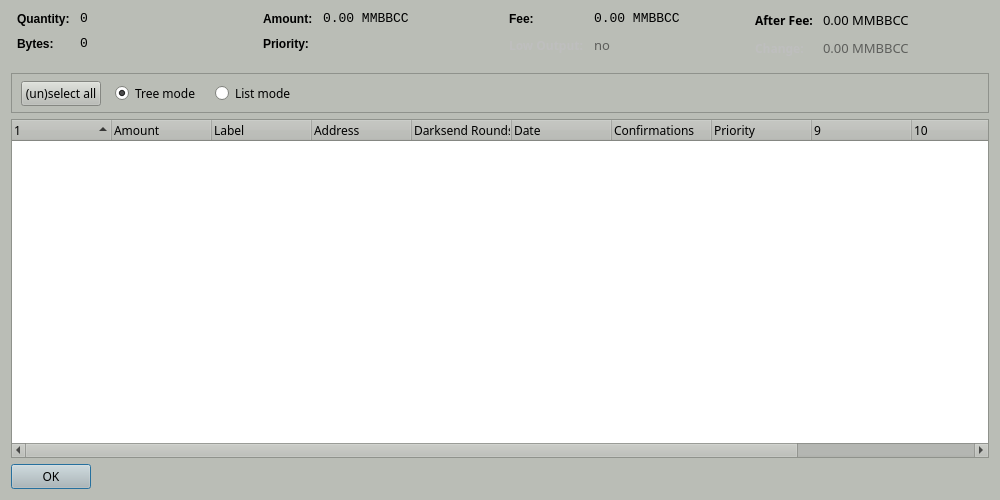
<?xml version="1.0" encoding="UTF-8"?>
<ui version="4.0">
 <class>CoinControlDialog</class>
 <widget class="QDialog" name="CoinControlDialog">
  <property name="geometry">
   <rect>
    <x>0</x>
    <y>0</y>
    <width>1000</width>
    <height>500</height>
   </rect>
  </property>
  <property name="palette">
   <palette>
    <active>
     <colorrole role="WindowText">
      <brush brushstyle="SolidPattern">
       <color alpha="255">
        <red>0</red>
        <green>0</green>
        <blue>0</blue>
       </color>
      </brush>
     </colorrole>
     <colorrole role="Button">
      <brush brushstyle="SolidPattern">
       <color alpha="255">
        <red>186</red>
        <green>189</green>
        <blue>182</blue>
       </color>
      </brush>
     </colorrole>
     <colorrole role="Light">
      <brush brushstyle="SolidPattern">
       <color alpha="255">
        <red>255</red>
        <green>255</green>
        <blue>255</blue>
       </color>
      </brush>
     </colorrole>
     <colorrole role="Midlight">
      <brush brushstyle="SolidPattern">
       <color alpha="255">
        <red>220</red>
        <green>222</green>
        <blue>218</blue>
       </color>
      </brush>
     </colorrole>
     <colorrole role="Dark">
      <brush brushstyle="SolidPattern">
       <color alpha="255">
        <red>93</red>
        <green>94</green>
        <blue>91</blue>
       </color>
      </brush>
     </colorrole>
     <colorrole role="Mid">
      <brush brushstyle="SolidPattern">
       <color alpha="255">
        <red>124</red>
        <green>126</green>
        <blue>121</blue>
       </color>
      </brush>
     </colorrole>
     <colorrole role="Text">
      <brush brushstyle="SolidPattern">
       <color alpha="255">
        <red>0</red>
        <green>0</green>
        <blue>0</blue>
       </color>
      </brush>
     </colorrole>
     <colorrole role="BrightText">
      <brush brushstyle="SolidPattern">
       <color alpha="255">
        <red>255</red>
        <green>255</green>
        <blue>255</blue>
       </color>
      </brush>
     </colorrole>
     <colorrole role="ButtonText">
      <brush brushstyle="SolidPattern">
       <color alpha="255">
        <red>0</red>
        <green>0</green>
        <blue>0</blue>
       </color>
      </brush>
     </colorrole>
     <colorrole role="Base">
      <brush brushstyle="SolidPattern">
       <color alpha="255">
        <red>255</red>
        <green>255</green>
        <blue>255</blue>
       </color>
      </brush>
     </colorrole>
     <colorrole role="Window">
      <brush brushstyle="SolidPattern">
       <color alpha="255">
        <red>186</red>
        <green>189</green>
        <blue>182</blue>
       </color>
      </brush>
     </colorrole>
     <colorrole role="Shadow">
      <brush brushstyle="SolidPattern">
       <color alpha="255">
        <red>0</red>
        <green>0</green>
        <blue>0</blue>
       </color>
      </brush>
     </colorrole>
     <colorrole role="AlternateBase">
      <brush brushstyle="SolidPattern">
       <color alpha="255">
        <red>220</red>
        <green>222</green>
        <blue>218</blue>
       </color>
      </brush>
     </colorrole>
     <colorrole role="ToolTipBase">
      <brush brushstyle="SolidPattern">
       <color alpha="255">
        <red>255</red>
        <green>255</green>
        <blue>220</blue>
       </color>
      </brush>
     </colorrole>
     <colorrole role="ToolTipText">
      <brush brushstyle="SolidPattern">
       <color alpha="255">
        <red>0</red>
        <green>0</green>
        <blue>0</blue>
       </color>
      </brush>
     </colorrole>
    </active>
    <inactive>
     <colorrole role="WindowText">
      <brush brushstyle="SolidPattern">
       <color alpha="255">
        <red>0</red>
        <green>0</green>
        <blue>0</blue>
       </color>
      </brush>
     </colorrole>
     <colorrole role="Button">
      <brush brushstyle="SolidPattern">
       <color alpha="255">
        <red>186</red>
        <green>189</green>
        <blue>182</blue>
       </color>
      </brush>
     </colorrole>
     <colorrole role="Light">
      <brush brushstyle="SolidPattern">
       <color alpha="255">
        <red>255</red>
        <green>255</green>
        <blue>255</blue>
       </color>
      </brush>
     </colorrole>
     <colorrole role="Midlight">
      <brush brushstyle="SolidPattern">
       <color alpha="255">
        <red>220</red>
        <green>222</green>
        <blue>218</blue>
       </color>
      </brush>
     </colorrole>
     <colorrole role="Dark">
      <brush brushstyle="SolidPattern">
       <color alpha="255">
        <red>93</red>
        <green>94</green>
        <blue>91</blue>
       </color>
      </brush>
     </colorrole>
     <colorrole role="Mid">
      <brush brushstyle="SolidPattern">
       <color alpha="255">
        <red>124</red>
        <green>126</green>
        <blue>121</blue>
       </color>
      </brush>
     </colorrole>
     <colorrole role="Text">
      <brush brushstyle="SolidPattern">
       <color alpha="255">
        <red>0</red>
        <green>0</green>
        <blue>0</blue>
       </color>
      </brush>
     </colorrole>
     <colorrole role="BrightText">
      <brush brushstyle="SolidPattern">
       <color alpha="255">
        <red>255</red>
        <green>255</green>
        <blue>255</blue>
       </color>
      </brush>
     </colorrole>
     <colorrole role="ButtonText">
      <brush brushstyle="SolidPattern">
       <color alpha="255">
        <red>0</red>
        <green>0</green>
        <blue>0</blue>
       </color>
      </brush>
     </colorrole>
     <colorrole role="Base">
      <brush brushstyle="SolidPattern">
       <color alpha="255">
        <red>255</red>
        <green>255</green>
        <blue>255</blue>
       </color>
      </brush>
     </colorrole>
     <colorrole role="Window">
      <brush brushstyle="SolidPattern">
       <color alpha="255">
        <red>186</red>
        <green>189</green>
        <blue>182</blue>
       </color>
      </brush>
     </colorrole>
     <colorrole role="Shadow">
      <brush brushstyle="SolidPattern">
       <color alpha="255">
        <red>0</red>
        <green>0</green>
        <blue>0</blue>
       </color>
      </brush>
     </colorrole>
     <colorrole role="AlternateBase">
      <brush brushstyle="SolidPattern">
       <color alpha="255">
        <red>220</red>
        <green>222</green>
        <blue>218</blue>
       </color>
      </brush>
     </colorrole>
     <colorrole role="ToolTipBase">
      <brush brushstyle="SolidPattern">
       <color alpha="255">
        <red>255</red>
        <green>255</green>
        <blue>220</blue>
       </color>
      </brush>
     </colorrole>
     <colorrole role="ToolTipText">
      <brush brushstyle="SolidPattern">
       <color alpha="255">
        <red>0</red>
        <green>0</green>
        <blue>0</blue>
       </color>
      </brush>
     </colorrole>
    </inactive>
    <disabled>
     <colorrole role="WindowText">
      <brush brushstyle="SolidPattern">
       <color alpha="255">
        <red>93</red>
        <green>94</green>
        <blue>91</blue>
       </color>
      </brush>
     </colorrole>
     <colorrole role="Button">
      <brush brushstyle="SolidPattern">
       <color alpha="255">
        <red>186</red>
        <green>189</green>
        <blue>182</blue>
       </color>
      </brush>
     </colorrole>
     <colorrole role="Light">
      <brush brushstyle="SolidPattern">
       <color alpha="255">
        <red>255</red>
        <green>255</green>
        <blue>255</blue>
       </color>
      </brush>
     </colorrole>
     <colorrole role="Midlight">
      <brush brushstyle="SolidPattern">
       <color alpha="255">
        <red>220</red>
        <green>222</green>
        <blue>218</blue>
       </color>
      </brush>
     </colorrole>
     <colorrole role="Dark">
      <brush brushstyle="SolidPattern">
       <color alpha="255">
        <red>93</red>
        <green>94</green>
        <blue>91</blue>
       </color>
      </brush>
     </colorrole>
     <colorrole role="Mid">
      <brush brushstyle="SolidPattern">
       <color alpha="255">
        <red>124</red>
        <green>126</green>
        <blue>121</blue>
       </color>
      </brush>
     </colorrole>
     <colorrole role="Text">
      <brush brushstyle="SolidPattern">
       <color alpha="255">
        <red>93</red>
        <green>94</green>
        <blue>91</blue>
       </color>
      </brush>
     </colorrole>
     <colorrole role="BrightText">
      <brush brushstyle="SolidPattern">
       <color alpha="255">
        <red>255</red>
        <green>255</green>
        <blue>255</blue>
       </color>
      </brush>
     </colorrole>
     <colorrole role="ButtonText">
      <brush brushstyle="SolidPattern">
       <color alpha="255">
        <red>93</red>
        <green>94</green>
        <blue>91</blue>
       </color>
      </brush>
     </colorrole>
     <colorrole role="Base">
      <brush brushstyle="SolidPattern">
       <color alpha="255">
        <red>186</red>
        <green>189</green>
        <blue>182</blue>
       </color>
      </brush>
     </colorrole>
     <colorrole role="Window">
      <brush brushstyle="SolidPattern">
       <color alpha="255">
        <red>186</red>
        <green>189</green>
        <blue>182</blue>
       </color>
      </brush>
     </colorrole>
     <colorrole role="Shadow">
      <brush brushstyle="SolidPattern">
       <color alpha="255">
        <red>0</red>
        <green>0</green>
        <blue>0</blue>
       </color>
      </brush>
     </colorrole>
     <colorrole role="AlternateBase">
      <brush brushstyle="SolidPattern">
       <color alpha="255">
        <red>186</red>
        <green>189</green>
        <blue>182</blue>
       </color>
      </brush>
     </colorrole>
     <colorrole role="ToolTipBase">
      <brush brushstyle="SolidPattern">
       <color alpha="255">
        <red>255</red>
        <green>255</green>
        <blue>220</blue>
       </color>
      </brush>
     </colorrole>
     <colorrole role="ToolTipText">
      <brush brushstyle="SolidPattern">
       <color alpha="255">
        <red>0</red>
        <green>0</green>
        <blue>0</blue>
       </color>
      </brush>
     </colorrole>
    </disabled>
   </palette>
  </property>
  <property name="windowTitle">
   <string>Coin Control</string>
  </property>
  <layout class="QVBoxLayout" name="verticalLayout">
   <item>
    <layout class="QHBoxLayout" name="horizontalLayoutTop" stretch="0,0,0,0">
     <property name="topMargin">
      <number>0</number>
     </property>
     <property name="bottomMargin">
      <number>10</number>
     </property>
     <item>
      <layout class="QFormLayout" name="formLayoutCoinControl1">
       <property name="horizontalSpacing">
        <number>10</number>
       </property>
       <property name="verticalSpacing">
        <number>10</number>
       </property>
       <property name="leftMargin">
        <number>6</number>
       </property>
       <property name="rightMargin">
        <number>6</number>
       </property>
       <item row="0" column="0">
        <widget class="QLabel" name="labelCoinControlQuantityText">
         <property name="styleSheet">
          <string notr="true">font-weight:bold;</string>
         </property>
         <property name="text">
          <string>Quantity:</string>
         </property>
        </widget>
       </item>
       <item row="0" column="1">
        <widget class="QLabel" name="labelCoinControlQuantity">
         <property name="font">
          <font>
           <family>Monospace</family>
           <pointsize>10</pointsize>
          </font>
         </property>
         <property name="cursor">
          <cursorShape>IBeamCursor</cursorShape>
         </property>
         <property name="contextMenuPolicy">
          <enum>Qt::ActionsContextMenu</enum>
         </property>
         <property name="text">
          <string notr="true">0</string>
         </property>
         <property name="textInteractionFlags">
          <set>Qt::LinksAccessibleByMouse|Qt::TextSelectableByKeyboard|Qt::TextSelectableByMouse</set>
         </property>
        </widget>
       </item>
       <item row="1" column="0">
        <widget class="QLabel" name="labelCoinControlBytesText">
         <property name="styleSheet">
          <string notr="true">font-weight:bold;</string>
         </property>
         <property name="text">
          <string>Bytes:</string>
         </property>
        </widget>
       </item>
       <item row="1" column="1">
        <widget class="QLabel" name="labelCoinControlBytes">
         <property name="font">
          <font>
           <family>Monospace</family>
           <pointsize>10</pointsize>
          </font>
         </property>
         <property name="cursor">
          <cursorShape>IBeamCursor</cursorShape>
         </property>
         <property name="contextMenuPolicy">
          <enum>Qt::ActionsContextMenu</enum>
         </property>
         <property name="text">
          <string notr="true">0</string>
         </property>
         <property name="textInteractionFlags">
          <set>Qt::LinksAccessibleByMouse|Qt::TextSelectableByKeyboard|Qt::TextSelectableByMouse</set>
         </property>
        </widget>
       </item>
      </layout>
     </item>
     <item>
      <layout class="QFormLayout" name="formLayoutCoinControl2">
       <property name="horizontalSpacing">
        <number>10</number>
       </property>
       <property name="verticalSpacing">
        <number>10</number>
       </property>
       <property name="leftMargin">
        <number>6</number>
       </property>
       <property name="rightMargin">
        <number>6</number>
       </property>
       <item row="0" column="0">
        <widget class="QLabel" name="labelCoinControlAmountText">
         <property name="styleSheet">
          <string notr="true">font-weight:bold;</string>
         </property>
         <property name="text">
          <string>Amount:</string>
         </property>
        </widget>
       </item>
       <item row="0" column="1">
        <widget class="QLabel" name="labelCoinControlAmount">
         <property name="font">
          <font>
           <family>Monospace</family>
           <pointsize>10</pointsize>
          </font>
         </property>
         <property name="cursor">
          <cursorShape>IBeamCursor</cursorShape>
         </property>
         <property name="contextMenuPolicy">
          <enum>Qt::ActionsContextMenu</enum>
         </property>
         <property name="text">
          <string notr="true">0.00 MMBBCC</string>
         </property>
         <property name="textInteractionFlags">
          <set>Qt::LinksAccessibleByMouse|Qt::TextSelectableByKeyboard|Qt::TextSelectableByMouse</set>
         </property>
        </widget>
       </item>
       <item row="1" column="0">
        <widget class="QLabel" name="labelCoinControlPriorityText">
         <property name="styleSheet">
          <string notr="true">font-weight:bold;</string>
         </property>
         <property name="text">
          <string>Priority:</string>
         </property>
        </widget>
       </item>
       <item row="1" column="1">
        <widget class="QLabel" name="labelCoinControlPriority">
         <property name="font">
          <font>
           <family>Monospace</family>
           <pointsize>10</pointsize>
          </font>
         </property>
         <property name="cursor">
          <cursorShape>IBeamCursor</cursorShape>
         </property>
         <property name="contextMenuPolicy">
          <enum>Qt::ActionsContextMenu</enum>
         </property>
         <property name="text">
          <string/>
         </property>
         <property name="textInteractionFlags">
          <set>Qt::LinksAccessibleByMouse|Qt::TextSelectableByKeyboard|Qt::TextSelectableByMouse</set>
         </property>
        </widget>
       </item>
      </layout>
     </item>
     <item>
      <layout class="QFormLayout" name="formLayoutCoinControl3">
       <property name="horizontalSpacing">
        <number>10</number>
       </property>
       <property name="verticalSpacing">
        <number>10</number>
       </property>
       <property name="leftMargin">
        <number>6</number>
       </property>
       <property name="rightMargin">
        <number>6</number>
       </property>
       <item row="0" column="0">
        <widget class="QLabel" name="labelCoinControlFeeText">
         <property name="styleSheet">
          <string notr="true">font-weight:bold;</string>
         </property>
         <property name="text">
          <string>Fee:</string>
         </property>
        </widget>
       </item>
       <item row="0" column="1">
        <widget class="QLabel" name="labelCoinControlFee">
         <property name="font">
          <font>
           <family>Monospace</family>
           <pointsize>10</pointsize>
          </font>
         </property>
         <property name="cursor">
          <cursorShape>IBeamCursor</cursorShape>
         </property>
         <property name="contextMenuPolicy">
          <enum>Qt::ActionsContextMenu</enum>
         </property>
         <property name="text">
          <string notr="true">0.00 MMBBCC</string>
         </property>
         <property name="textInteractionFlags">
          <set>Qt::LinksAccessibleByMouse|Qt::TextSelectableByKeyboard|Qt::TextSelectableByMouse</set>
         </property>
        </widget>
       </item>
       <item row="1" column="0">
        <widget class="QLabel" name="labelCoinControlLowOutputText">
         <property name="enabled">
          <bool>false</bool>
         </property>
         <property name="font">
          <font>
           <family>Sawasdee</family>
           <weight>75</weight>
           <bold>true</bold>
          </font>
         </property>
         <property name="styleSheet">
          <string notr="true">font-weight:bold;</string>
         </property>
         <property name="text">
          <string>Low Output:</string>
         </property>
        </widget>
       </item>
       <item row="1" column="1">
        <widget class="QLabel" name="labelCoinControlLowOutput">
         <property name="enabled">
          <bool>false</bool>
         </property>
         <property name="font">
          <font>
           <family>Sawasdee</family>
           <pointsize>10</pointsize>
          </font>
         </property>
         <property name="cursor">
          <cursorShape>IBeamCursor</cursorShape>
         </property>
         <property name="contextMenuPolicy">
          <enum>Qt::ActionsContextMenu</enum>
         </property>
         <property name="text">
          <string notr="true">no</string>
         </property>
         <property name="textInteractionFlags">
          <set>Qt::LinksAccessibleByMouse|Qt::TextSelectableByKeyboard|Qt::TextSelectableByMouse</set>
         </property>
        </widget>
       </item>
      </layout>
     </item>
     <item>
      <layout class="QFormLayout" name="formLayoutCoinControl4">
       <property name="horizontalSpacing">
        <number>10</number>
       </property>
       <property name="verticalSpacing">
        <number>10</number>
       </property>
       <property name="leftMargin">
        <number>6</number>
       </property>
       <property name="rightMargin">
        <number>6</number>
       </property>
       <item row="0" column="0">
        <widget class="QLabel" name="labelCoinControlAfterFeeText">
         <property name="font">
          <font>
           <family>Sawasdee</family>
           <weight>75</weight>
           <bold>true</bold>
          </font>
         </property>
         <property name="styleSheet">
          <string notr="true">font-weight:bold;</string>
         </property>
         <property name="text">
          <string>After Fee:</string>
         </property>
        </widget>
       </item>
       <item row="0" column="1">
        <widget class="QLabel" name="labelCoinControlAfterFee">
         <property name="font">
          <font>
           <family>Sawasdee</family>
           <pointsize>10</pointsize>
          </font>
         </property>
         <property name="cursor">
          <cursorShape>IBeamCursor</cursorShape>
         </property>
         <property name="contextMenuPolicy">
          <enum>Qt::ActionsContextMenu</enum>
         </property>
         <property name="text">
          <string notr="true">0.00 MMBBCC</string>
         </property>
         <property name="textInteractionFlags">
          <set>Qt::LinksAccessibleByMouse|Qt::TextSelectableByKeyboard|Qt::TextSelectableByMouse</set>
         </property>
        </widget>
       </item>
       <item row="1" column="0">
        <widget class="QLabel" name="labelCoinControlChangeText">
         <property name="enabled">
          <bool>false</bool>
         </property>
         <property name="font">
          <font>
           <family>Sawasdee</family>
           <weight>75</weight>
           <bold>true</bold>
          </font>
         </property>
         <property name="styleSheet">
          <string notr="true">font-weight:bold;</string>
         </property>
         <property name="text">
          <string>Change:</string>
         </property>
        </widget>
       </item>
       <item row="1" column="1">
        <widget class="QLabel" name="labelCoinControlChange">
         <property name="enabled">
          <bool>false</bool>
         </property>
         <property name="font">
          <font>
           <family>Sawasdee</family>
           <pointsize>10</pointsize>
          </font>
         </property>
         <property name="cursor">
          <cursorShape>IBeamCursor</cursorShape>
         </property>
         <property name="contextMenuPolicy">
          <enum>Qt::ActionsContextMenu</enum>
         </property>
         <property name="text">
          <string notr="true">0.00 MMBBCC</string>
         </property>
         <property name="textInteractionFlags">
          <set>Qt::LinksAccessibleByMouse|Qt::TextSelectableByKeyboard|Qt::TextSelectableByMouse</set>
         </property>
        </widget>
       </item>
      </layout>
     </item>
    </layout>
   </item>
   <item>
    <widget class="QFrame" name="frame">
     <property name="minimumSize">
      <size>
       <width>0</width>
       <height>40</height>
      </size>
     </property>
     <property name="font">
      <font>
       <family>Sawasdee</family>
      </font>
     </property>
     <property name="frameShape">
      <enum>QFrame::StyledPanel</enum>
     </property>
     <property name="frameShadow">
      <enum>QFrame::Sunken</enum>
     </property>
     <widget class="QWidget" name="horizontalLayoutWidget">
      <property name="geometry">
       <rect>
        <x>10</x>
        <y>0</y>
        <width>781</width>
        <height>41</height>
       </rect>
      </property>
      <property name="font">
       <font>
        <family>Sawasdee</family>
       </font>
      </property>
      <layout class="QHBoxLayout" name="horizontalLayoutPanel" stretch="0,0,0,0">
       <property name="spacing">
        <number>14</number>
       </property>
       <item>
        <widget class="QPushButton" name="pushButtonSelectAll">
         <property name="sizePolicy">
          <sizepolicy hsizetype="Maximum" vsizetype="Fixed">
           <horstretch>0</horstretch>
           <verstretch>0</verstretch>
          </sizepolicy>
         </property>
         <property name="font">
          <font>
           <family>Sawasdee</family>
          </font>
         </property>
         <property name="text">
          <string>(un)select all</string>
         </property>
        </widget>
       </item>
       <item>
        <widget class="QRadioButton" name="radioTreeMode">
         <property name="sizePolicy">
          <sizepolicy hsizetype="Maximum" vsizetype="Fixed">
           <horstretch>0</horstretch>
           <verstretch>0</verstretch>
          </sizepolicy>
         </property>
         <property name="font">
          <font>
           <family>Sawasdee</family>
          </font>
         </property>
         <property name="text">
          <string>Tree mode</string>
         </property>
         <property name="checked">
          <bool>true</bool>
         </property>
        </widget>
       </item>
       <item>
        <widget class="QRadioButton" name="radioListMode">
         <property name="sizePolicy">
          <sizepolicy hsizetype="Maximum" vsizetype="Fixed">
           <horstretch>0</horstretch>
           <verstretch>0</verstretch>
          </sizepolicy>
         </property>
         <property name="font">
          <font>
           <family>Sawasdee</family>
          </font>
         </property>
         <property name="text">
          <string>List mode</string>
         </property>
        </widget>
       </item>
       <item>
        <spacer name="horizontalSpacer">
         <property name="font">
          <font>
           <family>Sawasdee</family>
          </font>
         </property>
         <property name="orientation">
          <enum>Qt::Horizontal</enum>
         </property>
         <property name="sizeHint" stdset="0">
          <size>
           <width>40</width>
           <height>20</height>
          </size>
         </property>
        </spacer>
       </item>
      </layout>
     </widget>
    </widget>
   </item>
   <item>
    <widget class="CoinControlTreeWidget" name="treeWidget">
     <property name="font">
      <font>
       <family>Sawasdee</family>
      </font>
     </property>
     <property name="contextMenuPolicy">
      <enum>Qt::CustomContextMenu</enum>
     </property>
     <property name="sortingEnabled">
      <bool>false</bool>
     </property>
     <property name="columnCount">
      <number>12</number>
     </property>
     <attribute name="headerShowSortIndicator" stdset="0">
      <bool>true</bool>
     </attribute>
     <attribute name="headerStretchLastSection">
      <bool>false</bool>
     </attribute>
     <column>
      <property name="text">
       <string/>
      </property>
     </column>
     <column>
      <property name="text">
       <string>Amount</string>
      </property>
     </column>
     <column>
      <property name="text">
       <string>Label</string>
      </property>
     </column>
     <column>
      <property name="text">
       <string>Address</string>
      </property>
     </column>
     <column>
      <property name="text">
       <string>Darksend Rounds</string>
      </property>
     </column>
     <column>
      <property name="text">
       <string>Date</string>
      </property>
     </column>
     <column>
      <property name="text">
       <string>Confirmations</string>
      </property>
      <property name="toolTip">
       <string>Confirmed</string>
      </property>
     </column>
     <column>
      <property name="text">
       <string>Priority</string>
      </property>
     </column>
     <column>
      <property name="text">
       <string/>
      </property>
     </column>
     <column>
      <property name="text">
       <string/>
      </property>
     </column>
     <column>
      <property name="text">
       <string/>
      </property>
     </column>
     <column>
      <property name="text">
       <string/>
      </property>
     </column>
    </widget>
   </item>
   <item>
    <widget class="QDialogButtonBox" name="buttonBox">
     <property name="sizePolicy">
      <sizepolicy hsizetype="Maximum" vsizetype="Fixed">
       <horstretch>0</horstretch>
       <verstretch>0</verstretch>
      </sizepolicy>
     </property>
     <property name="font">
      <font>
       <family>Sawasdee</family>
      </font>
     </property>
     <property name="orientation">
      <enum>Qt::Horizontal</enum>
     </property>
     <property name="standardButtons">
      <set>QDialogButtonBox::Ok</set>
     </property>
    </widget>
   </item>
  </layout>
 </widget>
 <customwidgets>
  <customwidget>
   <class>CoinControlTreeWidget</class>
   <extends>QTreeWidget</extends>
   <header>coincontroltreewidget.h</header>
  </customwidget>
 </customwidgets>
 <resources/>
 <connections/>
</ui>
